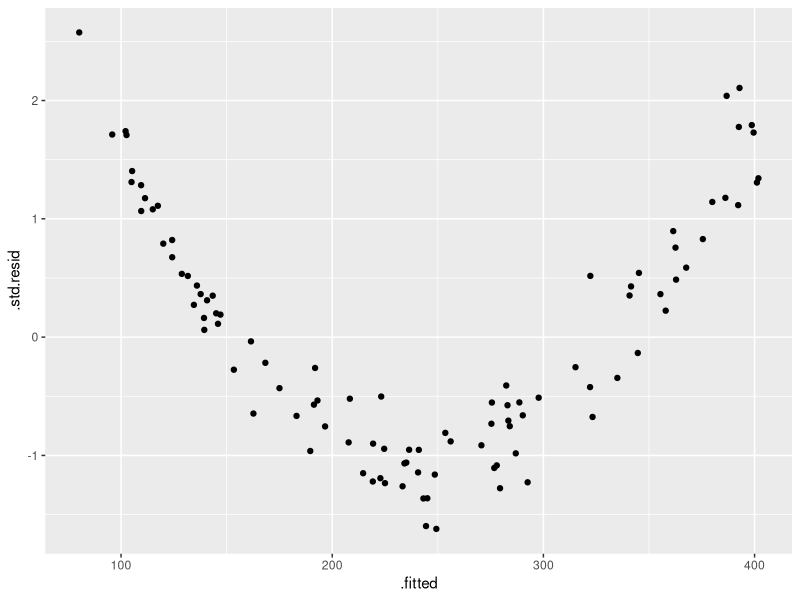
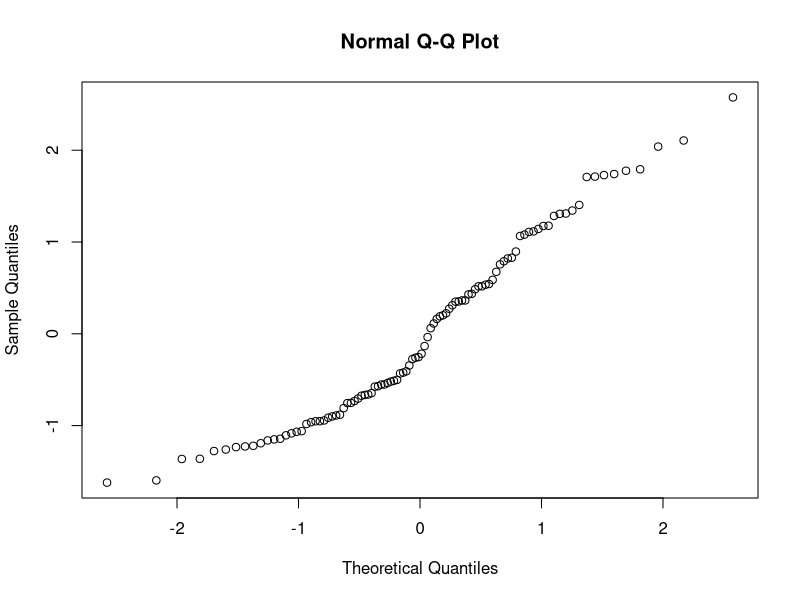
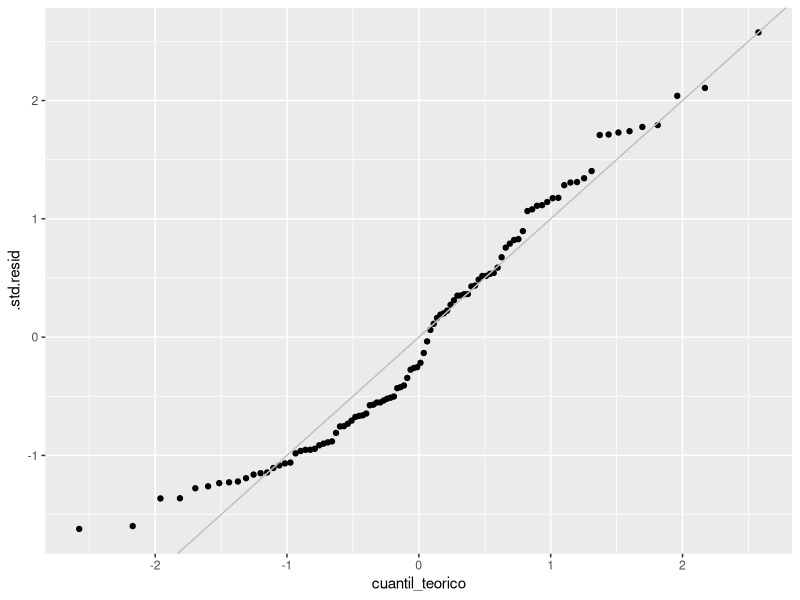
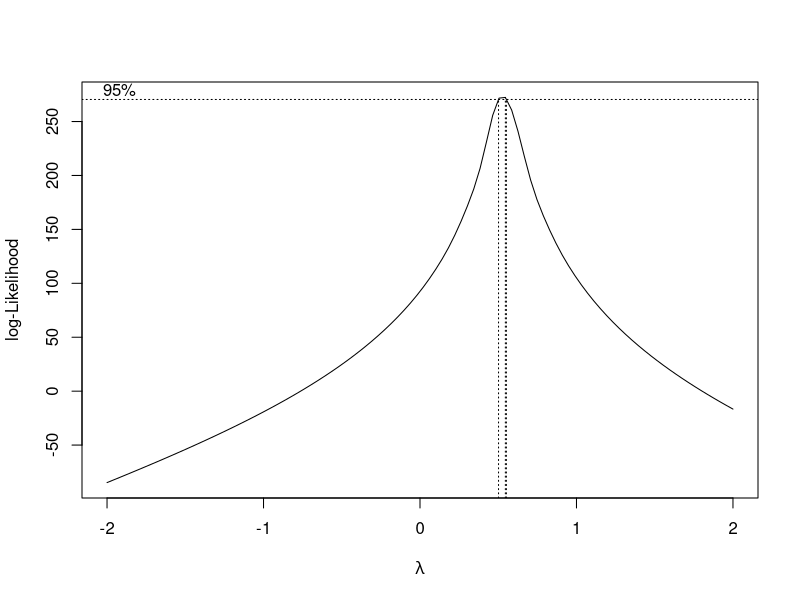
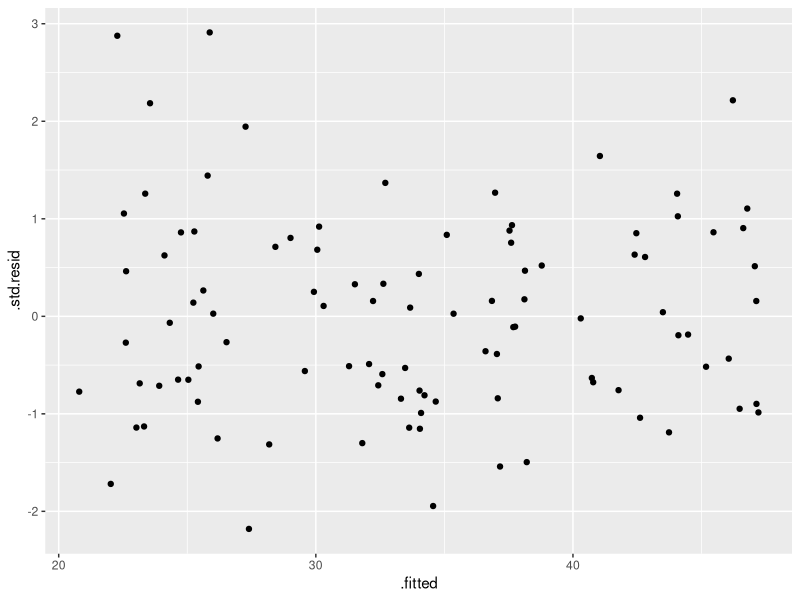
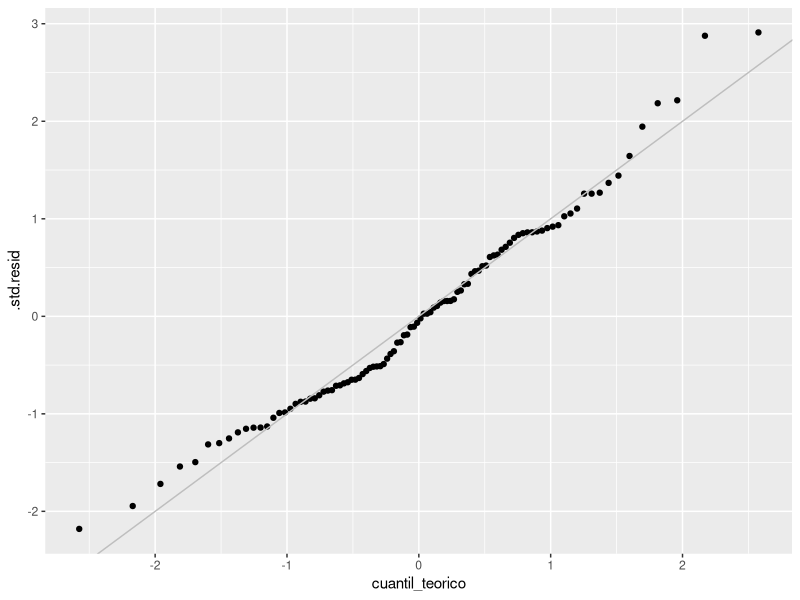

The R script that drew these images, in order:
## ---- chunk 1
knitr::opts_chunk$set(echo = TRUE)
library(tidyverse) # Manipulacion de data frames y graficas amenas
library(broom) # Simplifica el agregado de predichos, residuos y demases a un data frame
library(MASS) # Box-Cox
## ---- chunk 2
datos1 <- read.table("datos1.txt")
n <- dim(datos1)[1]

df <- as_tibble(datos1, rownames = "obs")

# a)
modelo_completo <- y ~ x1 + x2 + x3 + x4
llamada_lm <- lm(modelo_completo, data = df)
summary(llamada_lm)
df <- broom::augment(llamada_lm)
## ---- chunk 3
# b grafico residuos estandarizados (estudentizados internos) versus predichos
(grafico_b <- ggplot(df, aes(x=.fitted, y=.std.resid)) +
  geom_point())
## ---- chunk 4
qqnorm(df$.std.resid)
## ---- chunk 5
(grafico_cbis <- df %>%
  arrange(.std.resid) %>%
  mutate(
    cuantil_teorico = qnorm((seq(n)-0.5)/n)) %>%
  ggplot(aes(cuantil_teorico, .std.resid)) +
  geom_point() +
  geom_abline(slope=1, intercept=0, color='gray'))
## ---- chunk 6
alfa <- 0.05
llamada_shapiro <- shapiro.test(df$.std.resid)
## ---- chunk 7
llamada_boxcox <- boxcox(modelo_completo, data = df)
lambda <- llamada_boxcox$x[which.max(llamada_boxcox$y)]
## ---- chunk 8
g_boxcox <- function(y, lambda) {
  if (lambda == 0) {
    return(log(y))
  } else {
    return((y^lambda - 1) / lambda)
  }
}

df_lambda <- as_tibble(datos1, rownames = "obs") %>%
  mutate(y_lambda = g_boxcox(y, lambda))

modelo_transformado <- y_lambda ~ x1 + x2 + x3 + x4
llamada_lm_transformado <- lm(modelo_transformado, df_lambda)
df_lambda <- augment(llamada_lm_transformado)
(grafico_d <- ggplot(df_lambda, aes(x=.fitted, y=.std.resid)) +
  geom_point())

(grafico_dbis <- df_lambda %>%
  arrange(.std.resid) %>%
  mutate(
    cuantil_teorico = qnorm((seq(n)-0.5)/n)) %>%
  ggplot(aes(cuantil_teorico, .std.resid)) +
  geom_point() +
  geom_abline(slope=1, intercept=0, color='gray'))

llamada_shapiro_lambda <- shapiro.test(df_lambda$.std.resid)
